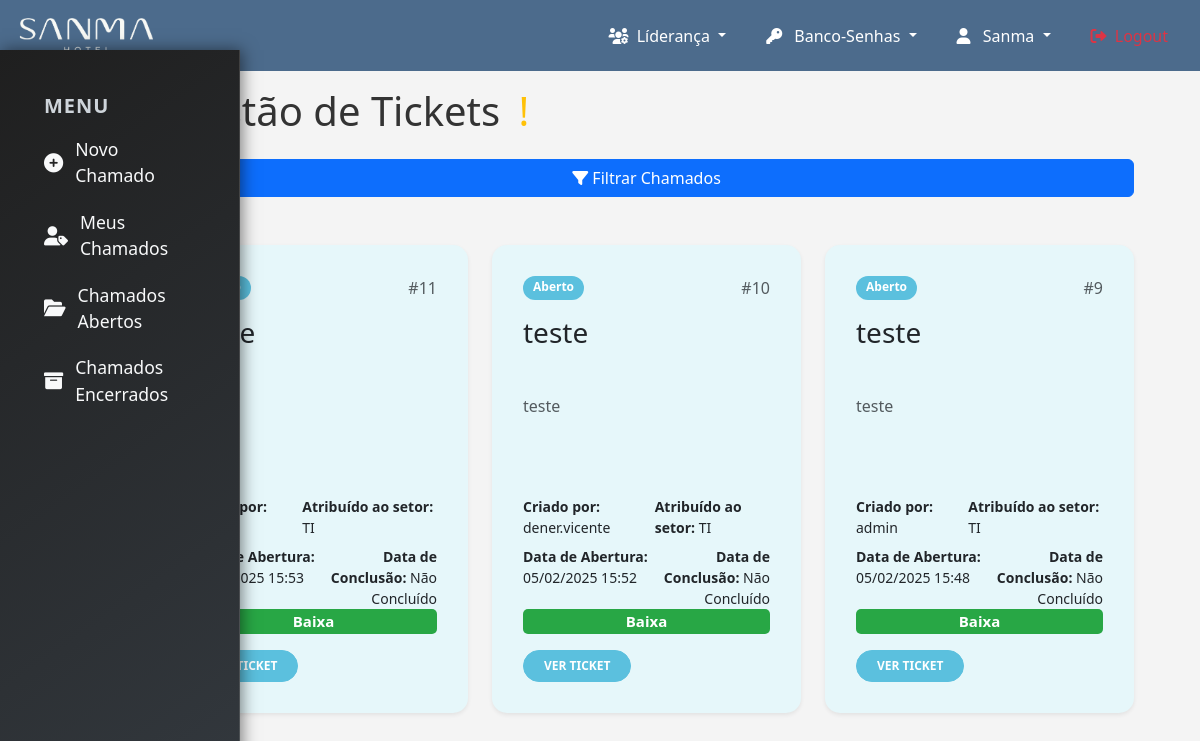
The page /ordem-servico/chamados_abertos/ (signed in) on the database its author committed.
### ordem_servico/models.py (models this page shows, shortened)
class Chamado(models.Model):
    STATUS_CHOICES = [
        ('Aberto', 'Aberto'),
        ('Em andamento', 'Em andamento'),
        ('Encaminhado a TOTVS', 'Encaminhado a TOTVS'),
        ('Concluído', 'Concluído'),
        ('Aguardando aprovação', 'Aguardando aprovação'),
        ('Em análise', 'Em análise'),
        ('Em desenvolvimento', 'Em desenvolvimento'),
        ('Manutenção', 'Manutenção'),
    ]
    PRIORIDADE_CHOICES = [
        ('Baixa', 'Baixa'),
        ('Média', 'Média'),
        ('Alta', 'Alta'),
        ('Urgente', 'Urgente'),
    ]
    assunto = models.CharField(max_length=255)
    descricao = models.TextField()
    grupo_responsavel = models.ForeignKey(Group, on_delete=models.CASCADE)
    grupo_trabalho = models.ForeignKey(GrupoTrabalho, null=True, on_delete=models.CASCADE)
    evidencia = models.FileField(upload_to='evidencias/', null=True, blank=True)
    grupos_liberados = models.ManyToManyField(Group, related_name='chamados_liberados', blank=True)
    data_abertura = models.DateTimeField(auto_now_add=True)
    data_conclusao = models.DateTimeField(null=True, blank=True)
    status = models.CharField(max_length=20, choices=STATUS_CHOICES)
    prioridade = models.CharField(max_length=10, choices=PRIORIDADE_CHOICES)
    prioridade_cliente = models.CharField(max_length=10, null=True, blank=True)
    criado_por = models.ForeignKey(User, on_delete=models.SET_NULL, null=True)
    numero_ticket = models.CharField(max_length=100, null=True, blank=True)

### ordem_servico/views/chamado.py (the view, shortened to what this page needs)
# urls.py: path('chamados_abertos/', chamados_abertos, name='chamados_abertos'), # Menu Lateral para chamados
@login_required
def chamados_abertos(request):
    grupos_usuario = request.user.groups.all()
    is_lideranca_or_admin = any(grupo.name in ['LIDERANÇA', 'ADMIN'] for grupo in grupos_usuario)
    if is_lideranca_or_admin:
        chamados = Chamado.objects.exclude(status='Concluído')
    action = request.GET.get('action')
    if action == 'filter_status':
        status_selecionados = request.GET.get('status', '').split(',')
        if status_selecionados and status_selecionados != ['']:
            chamados = chamados.filter(status__in=status_selecionados)
            if not chamados.exists():
                messages.info(request, 'Nenhum chamado encontrado para os status selecionados.')
    chamados = chamados.annotate(
        prioridade_order=Case(
            When(prioridade='Urgente', then=Value(1)),
            When(prioridade='Alta', then=Value(2)),
            When(prioridade='Média', then=Value(3)),
            When(prioridade='Baixa', then=Value(4)),
            default=Value(5),
            output_field=IntegerField()
        )
    ).order_by(
        'prioridade_order',
        '-data_abertura'
    )
    return render(request, 'ordem_servico/listar_chamados.html', {
        'chamados': chamados,
        'status_selecionados': status_selecionados if action == 'filter_status' else [],
        'search': search if action == 'search_user' else '',
    })

### templates/ordem_servico/listar_chamados.html (shortened to what this page needs)
{% extends 'core/base.html' %}
{% load static %}
{% block extra_css %}
<link rel="stylesheet" href="{% static 'css/ordem_servico/listar_chamados.css' %}">
<link rel="stylesheet" href="{% static 'css/ordem_servico/menu_os.css' %}">
{% endblock %}
{% block content %}
    <div class="container">
        <div class="row">
            <div class="col-md-1">
                {% include 'ordem_servico/menu_os.html' %}
            </div>
                <div class="col-md-11">
                    <div class="container mt-3">
                        <div class="container mt-3">
                            <h1 class="text-left mb-4">
                                Gestão de Tickets
                                <span
                                    class="text-warning ms-2"
                                    data-bs-toggle="tooltip"
                                    data-bs-placement="right"
                                    title="Esta página mostra seus tickets ou os tickets do seu setor."
                                >
                                    &#33;
                                </span>
                            </h1>
                        </div>
                       <form method="get" action="{% url 'listar_chamados' %}" class="d-flex flex-column gap-4 mb-4">
                        <button type="button" id="toggle-filters" class="btn btn-primary mb-4">
                            <i class="fas fa-filter"></i> Filtrar Chamados
                        </button>
                    </form>
                    <div class="row">
                        {% for chamado in chamados %}
                        <div class="col-md-6 col-lg-4 mb-4">
                            <div class="card shadow-sm border-0 h-100 chamado-card" data-status="{{ chamado.status }}">
                                <div class="card-body d-flex flex-column">
                                    <div class="d-flex justify-content-between">
                                        <span class="badge chamado-status" data-status="{{ chamado.status }}">
                                            {{ chamado.status }}
                                        </span>
                                        <span class="text-muted">#{{ chamado.id }}</span>
                                    </div>
                                    <h3 class="card-title mt-3">{{ chamado.assunto }}</h3>
                                    <p class="card-text text-muted">{{ chamado.descricao }}</p>
                                    <div class="d-flex justify-content-between mt-3">
                                        <small><strong>Criado por:</strong>
                                            {% if chamado.criado_por %}
                                                {{ chamado.criado_por.username }}
                                            {% else %}
                                                Não Informado
                                            {% endif %}
                                        </small>
                                        <small><strong>Atribuído ao setor:</strong>
                                            {% if chamado.grupo_responsavel %}
                                                {{ chamado.grupo_responsavel.name }}
                                            {% else %}
                                                Não Atribuído
                                            {% endif %}
                                        </small>
                                    </div>
                                    <div class="d-flex justify-content-between mt-2">
                                        <div class="d-flex flex-grow-1 text-start">
                                            <small><strong>Data de Abertura:</strong> {{ chamado.data_abertura|date:"d/m/Y H:i" }}</small>
                                        </div>
                                        <div class="d-flex flex-grow-1 text-end">
                                            <small><strong>Data de Conclusão:</strong>
                                                {% if chamado.data_conclusao %}
                                                    {{ chamado.data_conclusao|date:"d/m/Y H:i" }}
                                                {% else %}
                                                    Não Concluído
                                                {% endif %}
                                            </small>
                                        </div>
                                    </div>
                                    <span class="badge chamado-prioridade" data-prioridade="{{ chamado.prioridade }}">
                                        {{ chamado.prioridade }}
                                    </span>
                                    <div class="mt-3">
                                        <a href="{% url 'visualizar_chamado' chamado.id %}" class="btn btn-sm chamado-btn" data-status="{{ chamado.status }}">
                                             Ver Ticket
                                        </a>
                                    </div>
                                </div>
                            </div>
                        </div>
                        {% empty %}
                        <div class="col-12">
                            <div class="alert alert-info">
                                Nenhum chamado encontrado.
                            </div>
                        </div>
                        {% endfor %}
                    </div>
                </div>
            </div>
        </div>
    </div>
</div>
{% endblock %}

### static/css/ordem_servico/listar_chamados.css (style rules this page uses)
body { background-color: #f4f4f4; color: #333; }
.chamado-card, .mensagem-item { background-color: #f4f4f4; }
.chamado-card { border-radius: 12px; border-width: 2px; transition: all 0.3s ease; padding: 15px; box-shadow: 0 4px 12px rgba(0, 0, 0, 0.1); }
.chamado-card[data-status="Aberto"] { border-color: #5bc0de; background-color: #e6f7fa; }
.chamado-status { color: #fff; border-radius: 15px; padding: 5px 10px; font-weight: bold; }
.chamado-status[data-status="Aberto"] { background-color: #5bc0de; }
.chamado-prioridade { font-size: 15px; padding: 5px 10px; border-radius: 5px; color: white; }
.chamado-prioridade[data-prioridade="Baixa"] { background-color: #28a745; }
.chamado-btn { color: white; border-radius: 20px; padding: 6px 20px; font-size: 12px; font-weight: bold; text-transform: uppercase; display: inline-block; text-align: center; transition: background-color 0.3s ease, transform 0.3s ease; }
.chamado-btn[data-status="Aberto"] { background-color: #5bc0de; border-color: #5bc0de; }
.chamado-card .card-title, .chamado-card .card-text { height: 70px; overflow: hidden; text-overflow: ellipsis; display: -webkit-box; -webkit-box-orient: vertical; }
.chamado-card { background: #fff; border-radius: 15px; box-shadow: 0 5px 15px rgba(0, 0, 0, 0.1); }

### rows shown on the page
Chamado: id "11", grupo_responsavel.name "TI", data_abertura "14/02/2025 15:53", shows "Não Concluído", prioridade "Baixa"
Chamado: status "Aberto", id "10", assunto "teste", descricao "teste", criado_por.username "dener.vicente", grupo_responsavel.name "TI", data_abertura "05/02/2025 15:52", shows "Não Concluído", prioridade "Baixa"
Chamado: status "Aberto", id "9", assunto "teste", descricao "teste", criado_por.username "admin", grupo_responsavel.name "TI", data_abertura "05/02/2025 15:48", shows "Não Concluído", prioridade "Baixa"
